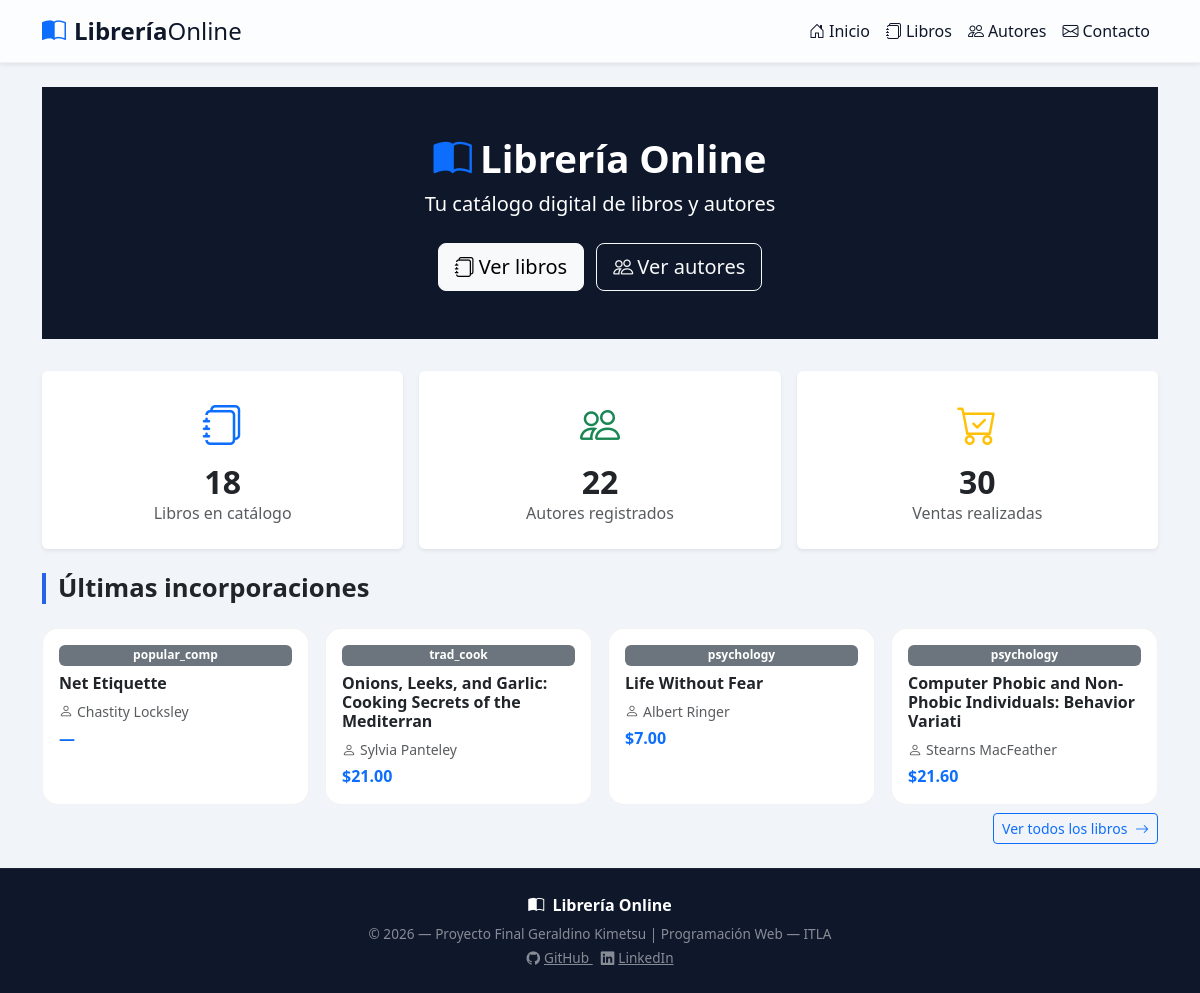
Page /src/dashboard.php on the committed database.
### tables this page shows
CREATE TABLE `titulos` (
  `id_titulo` varchar(6) NOT NULL,
  `titulo` varchar(60) NOT NULL,
  `tipo` varchar(15) NOT NULL,
  `id_pub` varchar(4) NOT NULL,
  `precio` double DEFAULT NULL,
  `avance` double DEFAULT NULL,
  `total_ventas` int(11) DEFAULT NULL,
  `notas` varchar(255) NOT NULL,
  `fecha_pub` datetime NOT NULL,
  `contrato` varchar(1) NOT NULL
);

### config/dashboard.php (called while the page is built, shortened)
<?php
function getEstadisticas(): array
{
    $pdo = getConexion();
    return [
        'titulos' => $pdo->query('SELECT COUNT(*) FROM titulos')->fetchColumn(),
        'autores' => $pdo->query('SELECT COUNT(*) FROM autores')->fetchColumn(),
        'ventas'  => $pdo->query('SELECT COUNT(*) FROM ventas')->fetchColumn(),
    ];
}
function getLibrosRecientes(): array
{
    $pdo = getConexion();
    $stmt = $pdo->query(
        'SELECT t.titulo, t.tipo, t.precio,
                CONCAT(a.nombre, " ", a.apellido) AS autor
         FROM titulos t
         INNER JOIN titulo_autor ta ON t.id_titulo = ta.id_titulo
         INNER JOIN autores a       ON ta.id_autor  = a.id_autor
         ORDER BY t.fecha_pub DESC
         LIMIT 4'
    );
    try {
        return $stmt->fetchAll();
    } catch (PDOException $e) {
        die('<div style="color: red; font-weight: bold;">
        Error al obtener los libros recientes: ' . $e->getMessage() .
         '<p>Intente nuevamente más tarde.</p></div>');
    }
}

### src/dashboard.php (the view, shortened to what this page needs)
<?php
require_once '../config/dashboard.php';
$stats      = getEstadisticas();
$recientes  = getLibrosRecientes();
include '../includes/header.php';
?>
<div class="hero text-center">
    <h1><i class="bi bi-book-half text-primary me-2"></i>Librería Online</h1>
    <p class="lead mb-4">Tu catálogo digital de libros y autores</p>
    <a href="libros.php"  class="btn btn-light btn-lg me-2">
        <i class="bi bi-journals me-1"></i>Ver libros
    </a>
    <a href="autores.php" class="btn btn-outline-light btn-lg">
        <i class="bi bi-people me-1"></i>Ver autores
    </a>
</div>
<div class="row g-3 mb-4">
    <div class="col-sm-4">
        <div class="card text-center border-0 shadow-sm h-100">
            <div class="card-body py-4">
                <i class="bi bi-journals text-primary fs-1"></i>
                <h2 class="fw-bold mt-2 mb-0"><?= $stats['titulos'] ?></h2>
                <p class="text-muted mb-0">Libros en catálogo</p>
            </div>
        </div>
    </div>
    <div class="col-sm-4">
        <div class="card text-center border-0 shadow-sm h-100">
            <div class="card-body py-4">
                <i class="bi bi-people text-success fs-1"></i>
                <h2 class="fw-bold mt-2 mb-0"><?= $stats['autores'] ?></h2>
                <p class="text-muted mb-0">Autores registrados</p>
            </div>
        </div>
    </div>
    <div class="col-sm-4">
        <div class="card text-center border-0 shadow-sm h-100">
            <div class="card-body py-4">
                <i class="bi bi-cart-check text-warning fs-1"></i>
                <h2 class="fw-bold mt-2 mb-0"><?= $stats['ventas'] ?></h2>
                <p class="text-muted mb-0">Ventas realizadas</p>
            </div>
        </div>
    </div>
</div>
<h2 class="section-title">Últimas incorporaciones</h2>
<div class="row g-3 mb-2">
    <?php foreach ($recientes as $libro): ?>
    <div class="col-sm-6 col-lg-3">
        <div class="card card-libro h-100">
            <div class="card-body">
                <span class="badge bg-secondary mb-2"><?= htmlspecialchars($libro['tipo']) ?></span>
                <h6 class="fw-semibold"><?= htmlspecialchars($libro['titulo']) ?></h6>
                <p class="text-muted small mb-1">
                    <i class="bi bi-person me-1"></i><?= htmlspecialchars($libro['autor']) ?>
                </p>
                <p class="fw-bold text-primary mb-0">
                    <?= $libro['precio'] ? '$' . number_format($libro['precio'], 2) : '—' ?>
                </p>
            </div>
        </div>
    </div>
    <?php endforeach; ?>
</div>
<div class="text-end mt-2">
    <a href="libros.php" class="btn btn-outline-primary btn-sm">
        Ver todos los libros <i class="bi bi-arrow-right ms-1"></i>
    </a>
</div>
<?php include '../includes/footer.php'; ?>

### assets/css/style.css (style rules this page uses)
:root { --color-primary: #2563eb; --color-dark: #0f172a; --color-light-bg: #f1f5f9; --color-card-bg: rgba(255, 255, 255, 0.95); --radius-lg: 1rem; --shadow-sm: 0 4px 6px -1px rgb(0 0 0 / 0.1); --shadow-md: 0 10px 15px -3px rgb(0 0 0 / 0.1); }
body { display: flex; flex-direction: column; min-height: 100vh; background-color: var(--color-light-bg); font-family: 'Segoe UI', system-ui, sans-serif; }
.hero { background-color: #0f172a !important; color: #fff; border-radius: solid rgba(255,255,255,0.05) var(--radius); padding: 3rem 2rem; margin-bottom: 2rem; }
.hero h1 { font-size: 2.4rem; font-weight: 700; }
.section-title { font-size: 1.6rem; font-weight: 600; color: #212529; border-left: 4px solid var(--color-primary); padding-left: 0.75rem; margin-bottom: 1.5rem; }
.card-autor, .card-libro { background: #ffffff; border: 1px solid rgba(0,0,0,0.05); border-radius: var(--radius-lg); transition: all 0.3s cubic-bezier(0.4, 0, 0.2, 1); }
.card-body { display: flex; flex-direction: column; flex: 1 0 auto; }

### rows in the picture
titulos: tipo "popular_comp", titulo "Net Etiquette", autor "Chastity Locksley"
titulos: tipo "trad_cook", titulo "Onions, Leeks, and Garlic: Cooking Secrets of the Mediterran", autor "Sylvia Panteley", precio "21.00"
titulos: tipo "psychology", titulo "Life Without Fear", autor "Albert Ringer", precio "7.00"
titulos: tipo "psychology", titulo "Computer Phobic and Non-Phobic Individuals: Behavior Variati", autor "Stearns MacFeather", precio "21.60"

### other values in the picture
$stats['titulos'] "18"
$stats['autores'] "22"
$stats['ventas'] "30"
